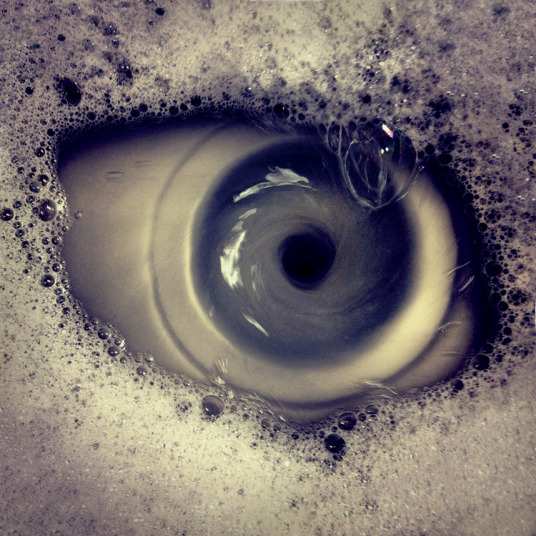
%> input picture MATLAB/square_img.jpg, 536 x 536 px
$ octave --eval "result = toBW(imread('square_img.jpg'));"   (GNU Octave 9; MATLAB toolbox functions it lacks are replaced by stand-ins)
%> lines starting %> are read from the running program, lines starting %| are printed output that depends on the picture; in (x1, y1, x2, y2) boxes, pixels count from 0 and x2, y2 are one past the last pixel; in counts of white or black regions, pixels touching at a corner belong together; the program's own positions count from 1
function y = toBW( a )
%Function to make an image Binary
%a = imresize(a, .08);
a = rgb2gray(a);
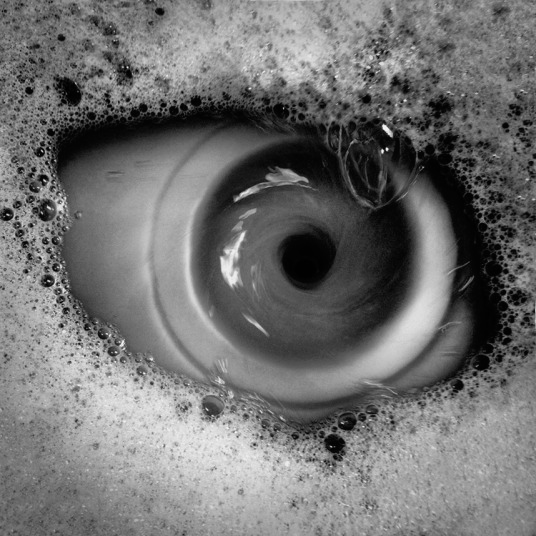
%> a: size 536x536 uint8; min 0, max 247, mean 113.7
a = im2bw(a, 0.4);
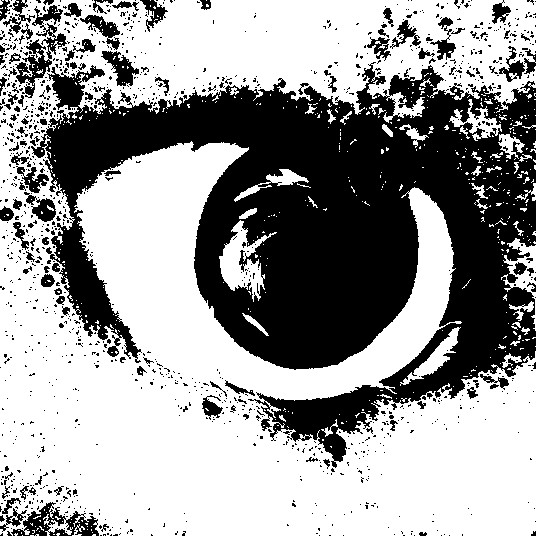
%> a: size 536x536 logical; 61.3% white; 1235 black regions (1124 under 20 px), largest, box (x1, y1, x2, y2) and area: (31, 62, 536, 468) 95146, (15, 5, 67, 98) 1422, (11, 502, 99, 536) 1243
%imshow(a);


y = a;
end

$ run again, on MATLAB/Desk1.jpg
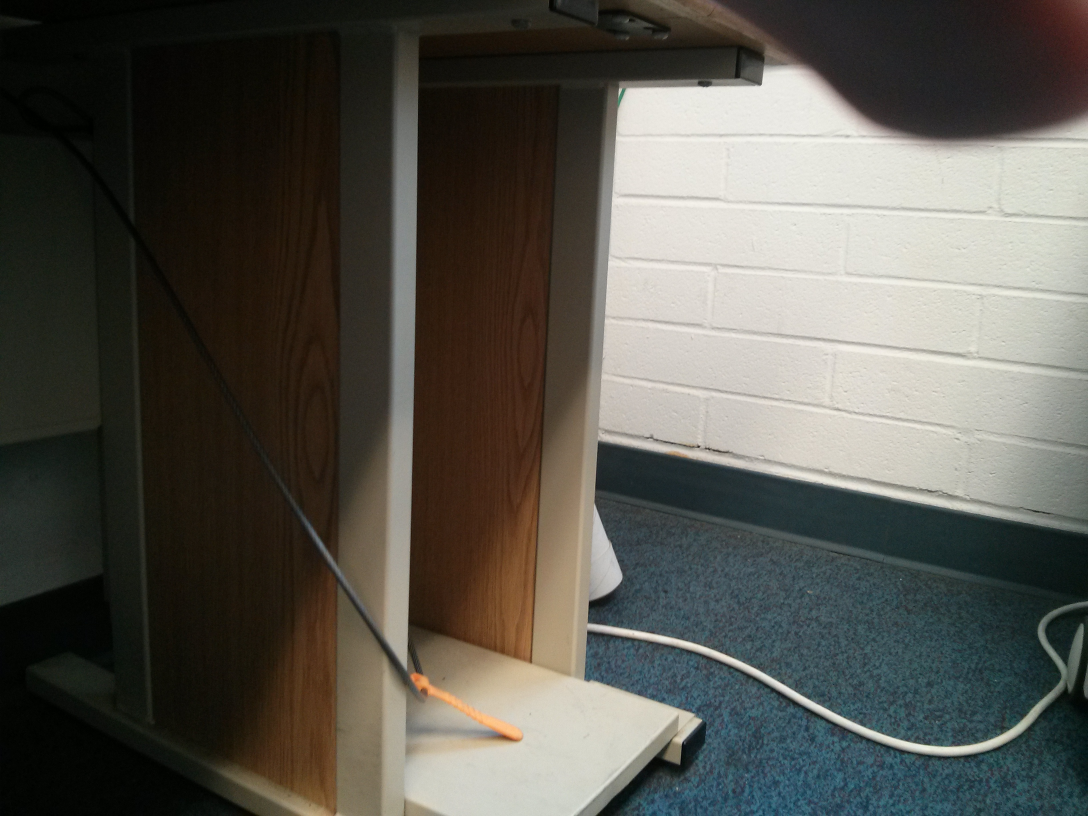
%> input picture MATLAB/Desk1.jpg, 3264 x 2448 px (shown at 1/3 size)
%> in toBW, `a = rgb2gray(a);`:
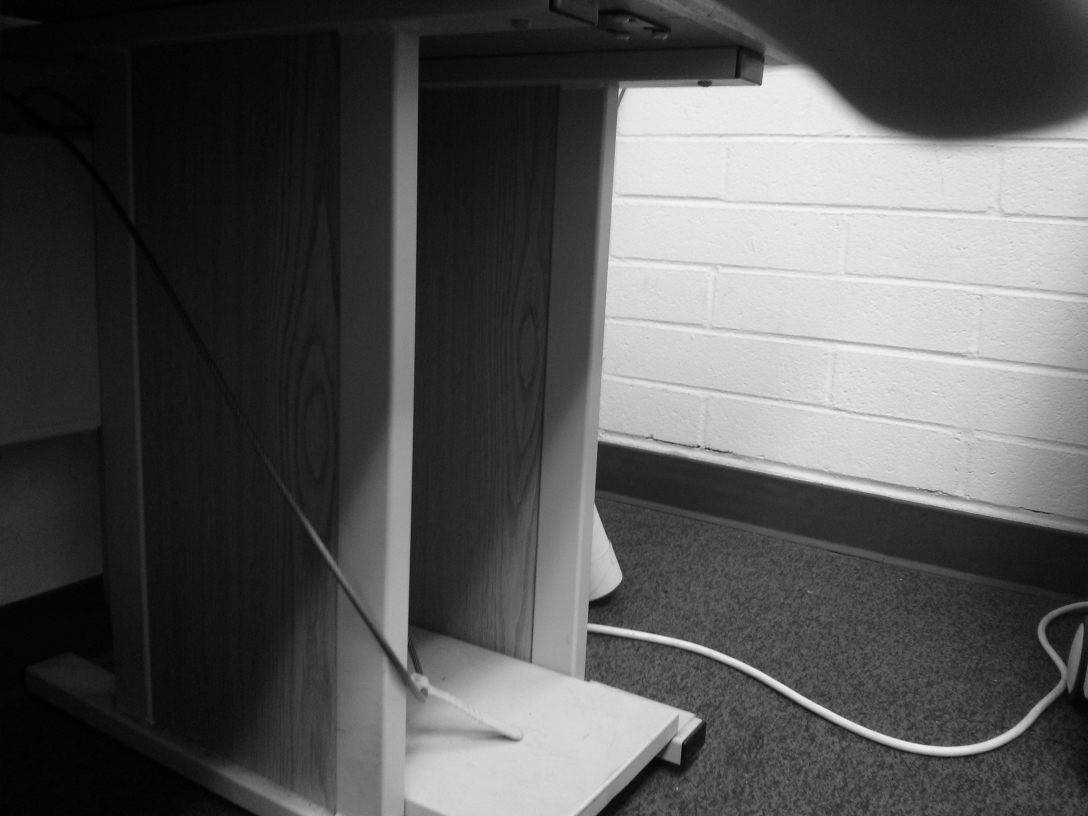
%> a: size 2448x3264 uint8 (shown at 1/3 size); min 0, max 255, mean 85.3
%> in toBW, `a = im2bw(a, 0.4);`:
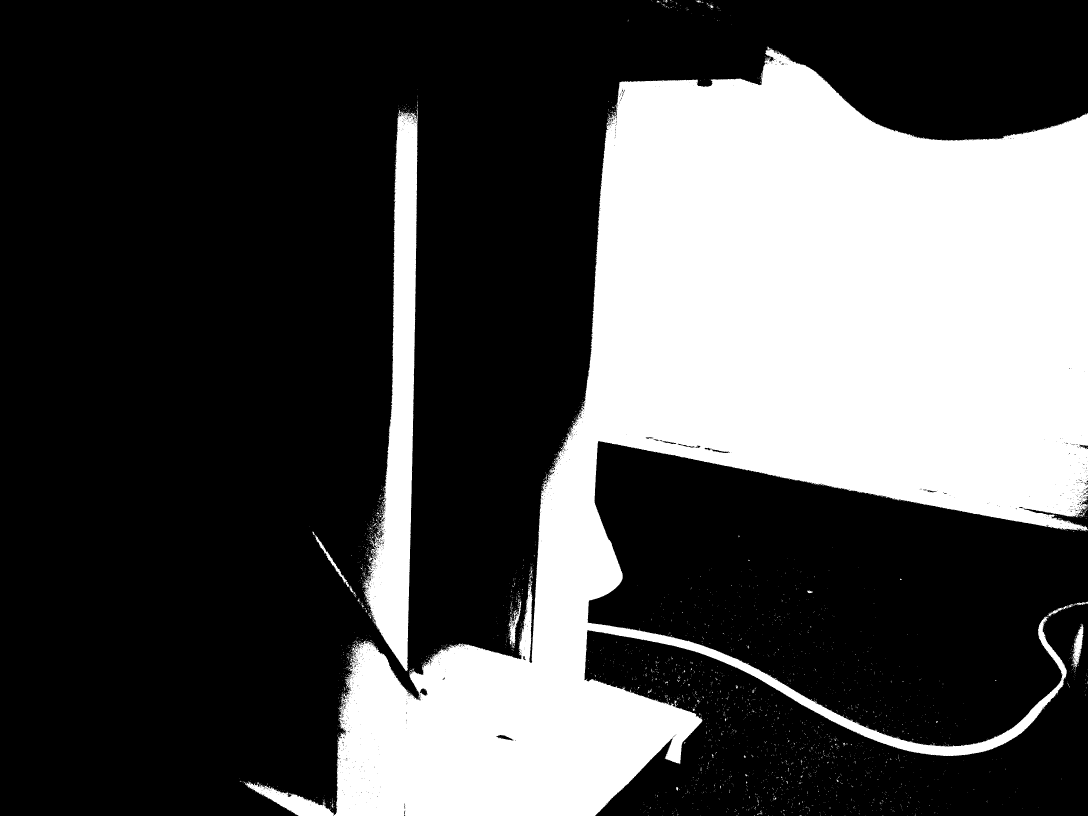
%> a: size 2448x3264 logical (shown at 1/3 size); 30.5% white; 3298 white regions (3237 under 20 px), largest, box (x1, y1, x2, y2) and area: (731, 141, 3264, 2448) 2295676, (1086, 325, 1253, 2013) 123974, (3214, 1873, 3251, 2011) 2034

$ run again, on MATLAB/Desk2.jpg
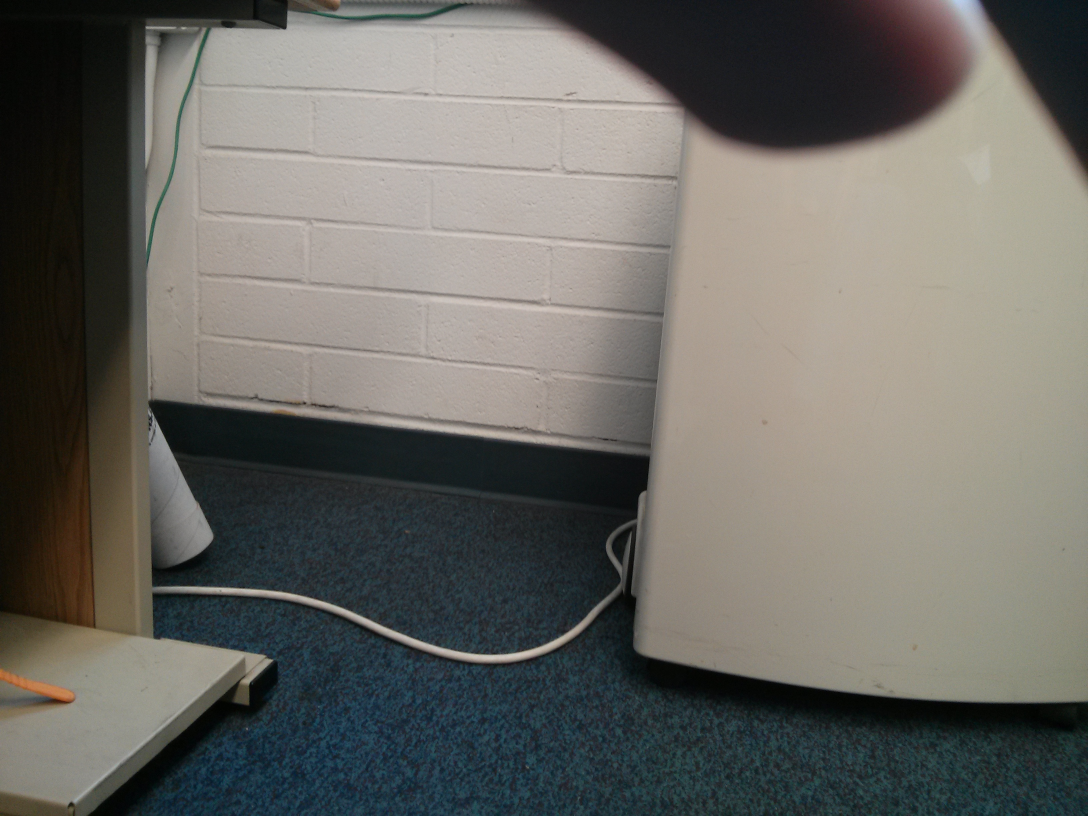
%> input picture MATLAB/Desk2.jpg, 3264 x 2448 px (shown at 1/3 size)
%> in toBW, `a = rgb2gray(a);`:
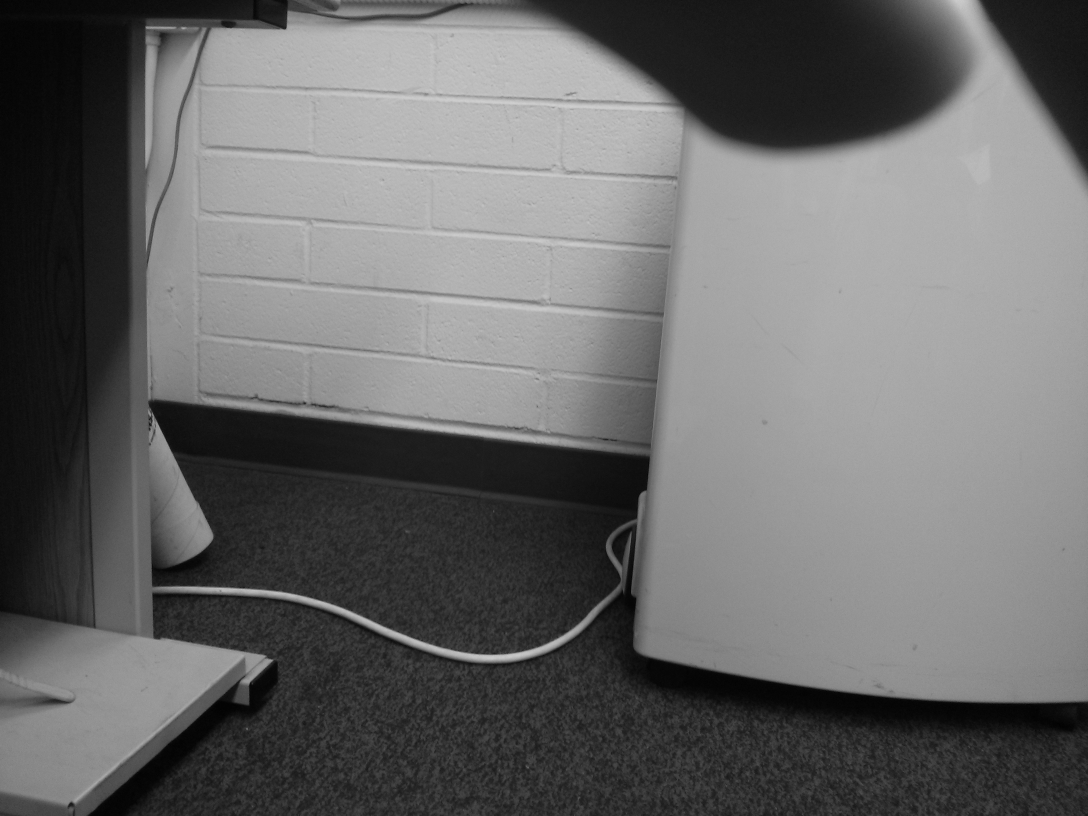
%> a: size 2448x3264 uint8 (shown at 1/3 size); min 0, max 212, mean 105.3
%> in toBW, `a = im2bw(a, 0.4);`:
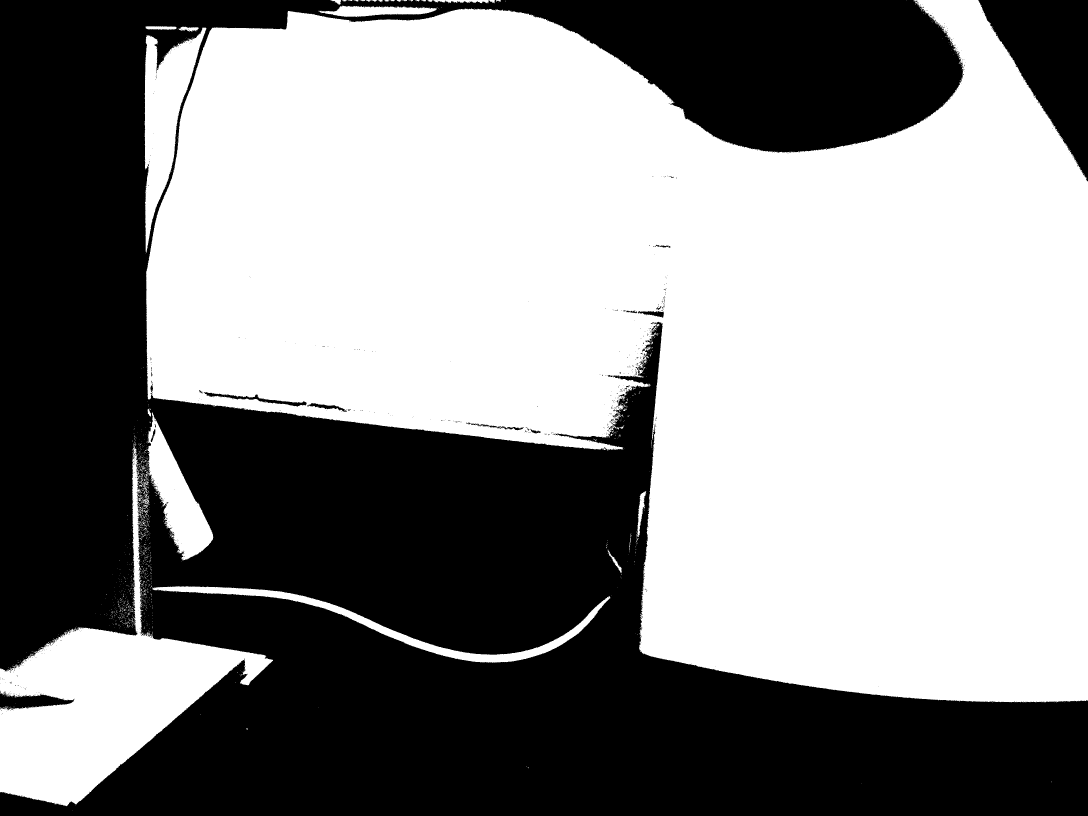
%> a: size 2448x3264 logical (shown at 1/3 size); 54.7% white; 833 black regions (808 under 20 px), largest, box (x1, y1, x2, y2) and area: (0, 0, 3264, 2448) 3514841, (2935, 0, 3264, 545) 91495, (0, 2074, 223, 2131) 6588

$ run again, on MATLAB/bird.jpg
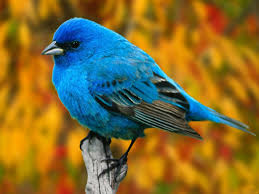
%> input picture MATLAB/bird.jpg, 259 x 194 px
%> in toBW, `a = rgb2gray(a);`:
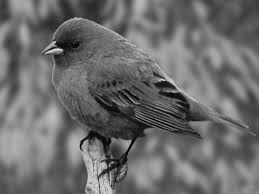
%> a: size 194x259 uint8; min 1, max 232, mean 108.1
%> in toBW, `a = im2bw(a, 0.4);`:
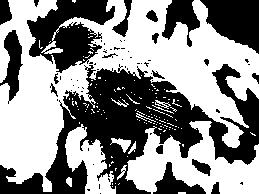
%> a: size 194x259 logical; 55.5% white; 66 black regions (46 under 20 px), largest, box (x1, y1, x2, y2) and area: (0, 64, 259, 194) 13067, (27, 0, 115, 73) 3522, (200, 0, 259, 54) 2085
